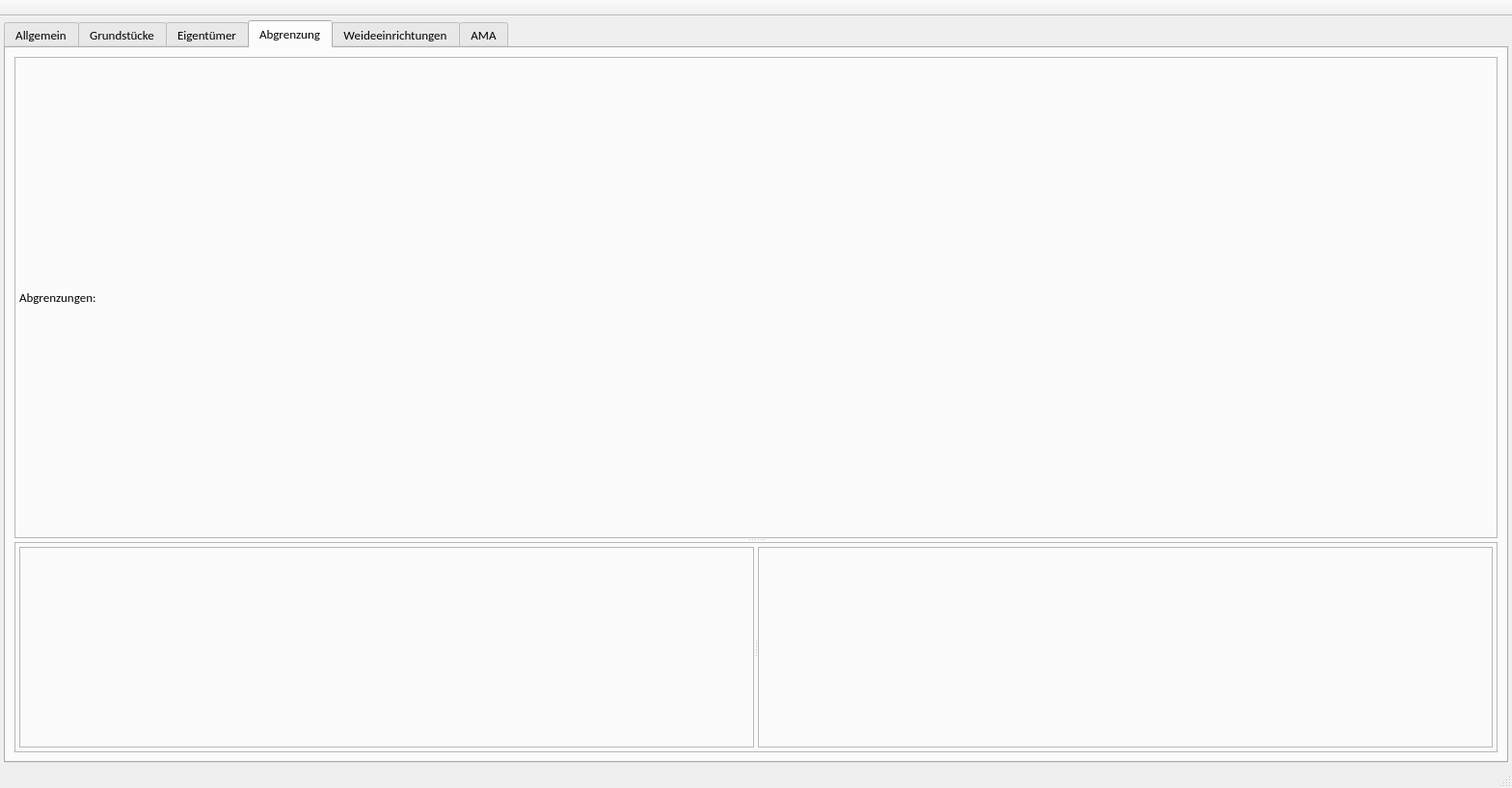
<?xml version="1.0" encoding="UTF-8"?>
<ui version="4.0" connectslotsbyname="false">
 <class>Akt</class>
 <widget class="QMainWindow" name="Akt">
  <property name="geometry">
   <rect>
    <x>0</x>
    <y>0</y>
    <width>1568</width>
    <height>817</height>
   </rect>
  </property>
  <property name="windowTitle">
   <string>MainWindow</string>
  </property>
  <widget class="QWidget" name="centralwidget">
   <layout class="QHBoxLayout" name="horizontalLayout">
    <property name="spacing">
     <number>4</number>
    </property>
    <property name="leftMargin">
     <number>4</number>
    </property>
    <property name="topMargin">
     <number>4</number>
    </property>
    <property name="rightMargin">
     <number>4</number>
    </property>
    <property name="bottomMargin">
     <number>4</number>
    </property>
    <item>
     <layout class="QVBoxLayout" name="verticalLayout">
      <property name="topMargin">
       <number>0</number>
      </property>
      <property name="rightMargin">
       <number>0</number>
      </property>
      <property name="bottomMargin">
       <number>0</number>
      </property>
      <item>
       <widget class="QTabWidget" name="tabAkt">
        <property name="font">
         <font>
          <family>Calibri</family>
          <pointsize>10</pointsize>
          <weight>50</weight>
          <bold>false</bold>
         </font>
        </property>
        <property name="currentIndex">
         <number>3</number>
        </property>
        <widget class="QWidget" name="uiAllgemeinTab">
         <attribute name="title">
          <string>Allgemein</string>
         </attribute>
         <layout class="QVBoxLayout" name="verticalLayout_2">
          <item>
           <layout class="QGridLayout" name="gridLayout">
            <item row="5" column="0" colspan="5">
             <widget class="Line" name="line">
              <property name="orientation">
               <enum>Qt::Horizontal</enum>
              </property>
             </widget>
            </item>
            <item row="3" column="0">
             <widget class="QLabel" name="label_3">
              <property name="maximumSize">
               <size>
                <width>100</width>
                <height>16777215</height>
               </size>
              </property>
              <property name="font">
               <font>
                <family>Calibri</family>
                <pointsize>11</pointsize>
                <weight>50</weight>
                <bold>false</bold>
               </font>
              </property>
              <property name="text">
               <string>Stammzahl:</string>
              </property>
              <property name="alignment">
               <set>Qt::AlignRight|Qt::AlignTrailing|Qt::AlignVCenter</set>
              </property>
             </widget>
            </item>
            <item row="4" column="0">
             <spacer name="verticalSpacer_3">
              <property name="orientation">
               <enum>Qt::Vertical</enum>
              </property>
              <property name="sizeType">
               <enum>QSizePolicy::Fixed</enum>
              </property>
              <property name="sizeHint" stdset="0">
               <size>
                <width>20</width>
                <height>10</height>
               </size>
              </property>
             </spacer>
            </item>
            <item row="0" column="5">
             <widget class="InfoButton" name="uicInfoBtnStatus" native="true"/>
            </item>
            <item row="6" column="5">
             <widget class="InfoButton" name="widget_3" native="true"/>
            </item>
            <item row="8" column="1">
             <widget class="QLabel" name="label_10">
              <property name="maximumSize">
               <size>
                <width>45</width>
                <height>16777215</height>
               </size>
              </property>
              <property name="font">
               <font>
                <family>Calibri</family>
                <pointsize>11</pointsize>
                <weight>50</weight>
                <bold>false</bold>
               </font>
              </property>
              <property name="text">
               <string>Ort:</string>
              </property>
              <property name="alignment">
               <set>Qt::AlignRight|Qt::AlignTrailing|Qt::AlignVCenter</set>
              </property>
             </widget>
            </item>
            <item row="0" column="0">
             <widget class="QLabel" name="label">
              <property name="maximumSize">
               <size>
                <width>100</width>
                <height>16777215</height>
               </size>
              </property>
              <property name="font">
               <font>
                <family>Calibri</family>
                <pointsize>11</pointsize>
                <weight>50</weight>
                <bold>false</bold>
               </font>
              </property>
              <property name="text">
               <string>Status:</string>
              </property>
              <property name="alignment">
               <set>Qt::AlignRight|Qt::AlignTrailing|Qt::AlignVCenter</set>
              </property>
             </widget>
            </item>
            <item row="14" column="1" colspan="4">
             <widget class="QTextEdit" name="uiAnmTedit">
              <property name="font">
               <font>
                <family>Calibri</family>
                <pointsize>11</pointsize>
                <weight>50</weight>
                <bold>false</bold>
               </font>
              </property>
             </widget>
            </item>
            <item row="10" column="0" colspan="5">
             <widget class="Line" name="line_2">
              <property name="orientation">
               <enum>Qt::Horizontal</enum>
              </property>
             </widget>
            </item>
            <item row="12" column="0">
             <spacer name="verticalSpacer_5">
              <property name="orientation">
               <enum>Qt::Vertical</enum>
              </property>
              <property name="sizeType">
               <enum>QSizePolicy::Fixed</enum>
              </property>
              <property name="sizeHint" stdset="0">
               <size>
                <width>20</width>
                <height>10</height>
               </size>
              </property>
             </spacer>
            </item>
            <item row="11" column="1" colspan="4">
             <layout class="QHBoxLayout" name="horizontalLayout_6">
              <item>
               <widget class="QCheckBox" name="uiWwpCkBox">
                <property name="font">
                 <font>
                  <family>Calibri</family>
                  <pointsize>11</pointsize>
                  <weight>50</weight>
                  <bold>false</bold>
                 </font>
                </property>
                <property name="text">
                 <string>erforderlich</string>
                </property>
               </widget>
              </item>
              <item>
               <spacer name="horizontalSpacer_4">
                <property name="orientation">
                 <enum>Qt::Horizontal</enum>
                </property>
                <property name="sizeType">
                 <enum>QSizePolicy::Fixed</enum>
                </property>
                <property name="sizeHint" stdset="0">
                 <size>
                  <width>60</width>
                  <height>20</height>
                 </size>
                </property>
               </spacer>
              </item>
              <item>
               <widget class="QLabel" name="label_15">
                <property name="font">
                 <font>
                  <family>Calibri</family>
                  <pointsize>11</pointsize>
                  <weight>50</weight>
                  <bold>false</bold>
                 </font>
                </property>
                <property name="text">
                 <string>gültig bis:</string>
                </property>
               </widget>
              </item>
              <item>
               <widget class="QSpinBox" name="uiWwpJahrSBox">
                <property name="font">
                 <font>
                  <family>Calibri</family>
                  <pointsize>11</pointsize>
                  <weight>50</weight>
                  <bold>false</bold>
                 </font>
                </property>
                <property name="minimum">
                 <number>1900</number>
                </property>
                <property name="maximum">
                 <number>2200</number>
                </property>
               </widget>
              </item>
              <item>
               <spacer name="horizontalSpacer_3">
                <property name="orientation">
                 <enum>Qt::Horizontal</enum>
                </property>
                <property name="sizeHint" stdset="0">
                 <size>
                  <width>40</width>
                  <height>20</height>
                 </size>
                </property>
               </spacer>
              </item>
             </layout>
            </item>
            <item row="14" column="0">
             <layout class="QVBoxLayout" name="verticalLayout_7">
              <item>
               <spacer name="verticalSpacer_2">
                <property name="orientation">
                 <enum>Qt::Vertical</enum>
                </property>
                <property name="sizeType">
                 <enum>QSizePolicy::Fixed</enum>
                </property>
                <property name="sizeHint" stdset="0">
                 <size>
                  <width>20</width>
                  <height>3</height>
                 </size>
                </property>
               </spacer>
              </item>
              <item>
               <widget class="QLabel" name="label_12">
                <property name="font">
                 <font>
                  <family>Calibri</family>
                  <pointsize>11</pointsize>
                  <weight>50</weight>
                  <bold>false</bold>
                 </font>
                </property>
                <property name="text">
                 <string>Anmerkung:</string>
                </property>
                <property name="alignment">
                 <set>Qt::AlignRight|Qt::AlignTrailing|Qt::AlignVCenter</set>
                </property>
               </widget>
              </item>
              <item>
               <spacer name="verticalSpacer">
                <property name="orientation">
                 <enum>Qt::Vertical</enum>
                </property>
                <property name="sizeHint" stdset="0">
                 <size>
                  <width>20</width>
                  <height>40</height>
                 </size>
                </property>
               </spacer>
              </item>
             </layout>
            </item>
            <item row="7" column="4">
             <widget class="QLabel" name="label_16">
              <property name="font">
               <font>
                <family>Calibri</family>
                <pointsize>11</pointsize>
                <weight>50</weight>
                <bold>false</bold>
               </font>
              </property>
              <property name="text">
               <string/>
              </property>
             </widget>
            </item>
            <item row="1" column="1" colspan="4">
             <widget class="QLineEdit" name="uiAliasLedit">
              <property name="font">
               <font>
                <family>Calibri</family>
                <pointsize>11</pointsize>
                <weight>50</weight>
                <bold>false</bold>
               </font>
              </property>
              <property name="clearButtonEnabled">
               <bool>true</bool>
              </property>
             </widget>
            </item>
            <item row="3" column="1" colspan="4">
             <widget class="QLabel" name="uiStzLbl">
              <property name="enabled">
               <bool>false</bool>
              </property>
              <property name="maximumSize">
               <size>
                <width>16777215</width>
                <height>16777215</height>
               </size>
              </property>
              <property name="font">
               <font>
                <family>Calibri</family>
                <pointsize>11</pointsize>
                <weight>50</weight>
                <bold>false</bold>
               </font>
              </property>
              <property name="text">
               <string>TextLabel</string>
              </property>
              <property name="alignment">
               <set>Qt::AlignLeading|Qt::AlignLeft|Qt::AlignVCenter</set>
              </property>
             </widget>
            </item>
            <item row="6" column="1" colspan="4">
             <layout class="QHBoxLayout" name="horizontalLayout_5">
              <property name="spacing">
               <number>0</number>
              </property>
              <item>
               <widget class="QComboBox" name="comboBox"/>
              </item>
              <item>
               <widget class="QPushButton" name="pushButton_3">
                <property name="maximumSize">
                 <size>
                  <width>26</width>
                  <height>16777215</height>
                 </size>
                </property>
                <property name="text">
                 <string/>
                </property>
                <property name="icon">
                 <iconset resource="../../../resources.qrc">
                  <normaloff>:/svg/resources/icons/plus_green.svg</normaloff>:/svg/resources/icons/plus_green.svg</iconset>
                </property>
                <property name="flat">
                 <bool>true</bool>
                </property>
               </widget>
              </item>
              <item>
               <widget class="QPushButton" name="pushButton_4">
                <property name="maximumSize">
                 <size>
                  <width>26</width>
                  <height>16777215</height>
                 </size>
                </property>
                <property name="text">
                 <string/>
                </property>
                <property name="icon">
                 <iconset resource="../../../resources.qrc">
                  <normaloff>:/svg/resources/icons/edit_yellow.svg</normaloff>:/svg/resources/icons/edit_yellow.svg</iconset>
                </property>
                <property name="flat">
                 <bool>true</bool>
                </property>
               </widget>
              </item>
              <item>
               <widget class="QPushButton" name="pushButton_2">
                <property name="maximumSize">
                 <size>
                  <width>26</width>
                  <height>16777215</height>
                 </size>
                </property>
                <property name="text">
                 <string/>
                </property>
                <property name="icon">
                 <iconset resource="../../../resources.qrc">
                  <normaloff>:/svg/resources/icons/small_delete_cross_active.svg</normaloff>:/svg/resources/icons/small_delete_cross_active.svg</iconset>
                </property>
                <property name="flat">
                 <bool>true</bool>
                </property>
               </widget>
              </item>
             </layout>
            </item>
            <item row="7" column="3">
             <widget class="QLabel" name="label_13">
              <property name="maximumSize">
               <size>
                <width>52</width>
                <height>16777215</height>
               </size>
              </property>
              <property name="font">
               <font>
                <family>Calibri</family>
                <pointsize>11</pointsize>
                <weight>50</weight>
                <bold>false</bold>
               </font>
              </property>
              <property name="text">
               <string>Telefon:</string>
              </property>
              <property name="alignment">
               <set>Qt::AlignRight|Qt::AlignTrailing|Qt::AlignVCenter</set>
              </property>
             </widget>
            </item>
            <item row="2" column="1" colspan="4">
             <widget class="QLineEdit" name="uiAlmBnrLedit">
              <property name="font">
               <font>
                <family>Calibri</family>
                <pointsize>11</pointsize>
                <weight>50</weight>
                <bold>false</bold>
               </font>
              </property>
              <property name="clearButtonEnabled">
               <bool>true</bool>
              </property>
             </widget>
            </item>
            <item row="11" column="0">
             <widget class="QLabel" name="label_14">
              <property name="maximumSize">
               <size>
                <width>100</width>
                <height>16777215</height>
               </size>
              </property>
              <property name="font">
               <font>
                <family>Calibri</family>
                <pointsize>11</pointsize>
                <weight>50</weight>
                <bold>false</bold>
               </font>
              </property>
              <property name="text">
               <string>WWP:</string>
              </property>
              <property name="alignment">
               <set>Qt::AlignRight|Qt::AlignTrailing|Qt::AlignVCenter</set>
              </property>
             </widget>
            </item>
            <item row="11" column="5">
             <widget class="InfoButton" name="widget_4" native="true"/>
            </item>
            <item row="1" column="5">
             <widget class="InfoButton" name="widget" native="true"/>
            </item>
            <item row="8" column="2">
             <widget class="QLabel" name="label_11">
              <property name="font">
               <font>
                <family>Calibri</family>
                <pointsize>11</pointsize>
                <weight>50</weight>
                <bold>false</bold>
               </font>
              </property>
              <property name="text">
               <string/>
              </property>
             </widget>
            </item>
            <item row="2" column="0">
             <widget class="QLabel" name="label_4">
              <property name="maximumSize">
               <size>
                <width>100</width>
                <height>16777215</height>
               </size>
              </property>
              <property name="font">
               <font>
                <family>Calibri</family>
                <pointsize>11</pointsize>
                <weight>50</weight>
                <bold>false</bold>
               </font>
              </property>
              <property name="text">
               <string>AlmBNR:</string>
              </property>
              <property name="alignment">
               <set>Qt::AlignRight|Qt::AlignTrailing|Qt::AlignVCenter</set>
              </property>
             </widget>
            </item>
            <item row="6" column="0">
             <widget class="QLabel" name="label_7">
              <property name="maximumSize">
               <size>
                <width>100</width>
                <height>16777215</height>
               </size>
              </property>
              <property name="font">
               <font>
                <family>Calibri</family>
                <pointsize>11</pointsize>
                <weight>50</weight>
                <bold>false</bold>
               </font>
              </property>
              <property name="text">
               <string>Bewirtschafter:</string>
              </property>
              <property name="alignment">
               <set>Qt::AlignRight|Qt::AlignTrailing|Qt::AlignVCenter</set>
              </property>
             </widget>
            </item>
            <item row="7" column="1">
             <widget class="QLabel" name="label_8">
              <property name="maximumSize">
               <size>
                <width>45</width>
                <height>16777215</height>
               </size>
              </property>
              <property name="font">
               <font>
                <family>Calibri</family>
                <pointsize>11</pointsize>
                <weight>50</weight>
                <bold>false</bold>
               </font>
              </property>
              <property name="text">
               <string>Straße:</string>
              </property>
              <property name="alignment">
               <set>Qt::AlignRight|Qt::AlignTrailing|Qt::AlignVCenter</set>
              </property>
             </widget>
            </item>
            <item row="7" column="2">
             <widget class="QLabel" name="label_9">
              <property name="font">
               <font>
                <family>Calibri</family>
                <pointsize>11</pointsize>
                <weight>50</weight>
                <bold>false</bold>
               </font>
              </property>
              <property name="text">
               <string/>
              </property>
             </widget>
            </item>
            <item row="1" column="0">
             <widget class="QLabel" name="label_2">
              <property name="maximumSize">
               <size>
                <width>100</width>
                <height>16777215</height>
               </size>
              </property>
              <property name="font">
               <font>
                <family>Calibri</family>
                <pointsize>11</pointsize>
                <weight>50</weight>
                <bold>false</bold>
               </font>
              </property>
              <property name="text">
               <string>Alias:</string>
              </property>
              <property name="alignment">
               <set>Qt::AlignRight|Qt::AlignTrailing|Qt::AlignVCenter</set>
              </property>
             </widget>
            </item>
            <item row="0" column="1" colspan="4">
             <widget class="QComboBox" name="uiStatusCombo">
              <property name="sizePolicy">
               <sizepolicy hsizetype="Expanding" vsizetype="Fixed">
                <horstretch>0</horstretch>
                <verstretch>0</verstretch>
               </sizepolicy>
              </property>
              <property name="maximumSize">
               <size>
                <width>16777215</width>
                <height>16777215</height>
               </size>
              </property>
              <property name="font">
               <font>
                <family>Calibri</family>
                <pointsize>11</pointsize>
                <weight>75</weight>
                <bold>true</bold>
               </font>
              </property>
             </widget>
            </item>
            <item row="9" column="0">
             <spacer name="verticalSpacer_4">
              <property name="orientation">
               <enum>Qt::Vertical</enum>
              </property>
              <property name="sizeType">
               <enum>QSizePolicy::Fixed</enum>
              </property>
              <property name="sizeHint" stdset="0">
               <size>
                <width>20</width>
                <height>10</height>
               </size>
              </property>
             </spacer>
            </item>
            <item row="2" column="5">
             <widget class="InfoButton" name="widget_2" native="true"/>
            </item>
            <item row="13" column="0" colspan="5">
             <widget class="Line" name="line_3">
              <property name="orientation">
               <enum>Qt::Horizontal</enum>
              </property>
             </widget>
            </item>
           </layout>
          </item>
         </layout>
        </widget>
        <widget class="QWidget" name="uiGstTab">
         <attribute name="title">
          <string>Grundstücke</string>
         </attribute>
         <layout class="QVBoxLayout" name="verticalLayout_3">
          <item>
           <layout class="QVBoxLayout" name="uiGstListeVlay"/>
          </item>
         </layout>
        </widget>
        <widget class="QWidget" name="uiEigenuemerTab">
         <attribute name="title">
          <string>Eigentümer</string>
         </attribute>
        </widget>
        <widget class="QWidget" name="uiKomplexTab">
         <attribute name="title">
          <string>Abgrenzung</string>
         </attribute>
         <layout class="QHBoxLayout" name="horizontalLayout_4">
          <item>
           <widget class="QSplitter" name="splitter">
            <property name="orientation">
             <enum>Qt::Vertical</enum>
            </property>
            <widget class="QFrame" name="uiVersionFrm">
             <property name="sizePolicy">
              <sizepolicy hsizetype="Preferred" vsizetype="Preferred">
               <horstretch>0</horstretch>
               <verstretch>0</verstretch>
              </sizepolicy>
             </property>
             <property name="maximumSize">
              <size>
               <width>16777215</width>
               <height>16777215</height>
              </size>
             </property>
             <property name="baseSize">
              <size>
               <width>0</width>
               <height>0</height>
              </size>
             </property>
             <property name="frameShape">
              <enum>QFrame::StyledPanel</enum>
             </property>
             <property name="frameShadow">
              <enum>QFrame::Raised</enum>
             </property>
             <layout class="QVBoxLayout" name="verticalLayout_5">
              <property name="spacing">
               <number>4</number>
              </property>
              <property name="leftMargin">
               <number>4</number>
              </property>
              <property name="topMargin">
               <number>4</number>
              </property>
              <property name="rightMargin">
               <number>4</number>
              </property>
              <property name="bottomMargin">
               <number>4</number>
              </property>
              <item>
               <layout class="QHBoxLayout" name="horizontalLayout_2">
                <property name="spacing">
                 <number>0</number>
                </property>
                <property name="topMargin">
                 <number>0</number>
                </property>
                <item>
                 <widget class="QLabel" name="label_5">
                  <property name="text">
                   <string>Abgrenzungen:</string>
                  </property>
                 </widget>
                </item>
                <item>
                 <widget class="InfoButton" name="widget_5" native="true"/>
                </item>
                <item>
                 <spacer name="horizontalSpacer">
                  <property name="orientation">
                   <enum>Qt::Horizontal</enum>
                  </property>
                  <property name="sizeHint" stdset="0">
                   <size>
                    <width>40</width>
                    <height>20</height>
                   </size>
                  </property>
                 </spacer>
                </item>
                <item>
                 <widget class="QPushButton" name="uiDelVersionPbtn">
                  <property name="sizePolicy">
                   <sizepolicy hsizetype="Fixed" vsizetype="Fixed">
                    <horstretch>0</horstretch>
                    <verstretch>0</verstretch>
                   </sizepolicy>
                  </property>
                  <property name="text">
                   <string/>
                  </property>
                  <property name="icon">
                   <iconset resource="../../../resources.qrc">
                    <normaloff>:/svg/resources/icons/minus_red.svg</normaloff>:/svg/resources/icons/minus_red.svg</iconset>
                  </property>
                  <property name="flat">
                   <bool>true</bool>
                  </property>
                 </widget>
                </item>
                <item>
                 <widget class="QPushButton" name="uiEditVersionPbtn">
                  <property name="sizePolicy">
                   <sizepolicy hsizetype="Fixed" vsizetype="Fixed">
                    <horstretch>0</horstretch>
                    <verstretch>0</verstretch>
                   </sizepolicy>
                  </property>
                  <property name="text">
                   <string/>
                  </property>
                  <property name="icon">
                   <iconset resource="../../../resources.qrc">
                    <normaloff>:/svg/resources/icons/edit_yellow.svg</normaloff>:/svg/resources/icons/edit_yellow.svg</iconset>
                  </property>
                  <property name="flat">
                   <bool>true</bool>
                  </property>
                 </widget>
                </item>
                <item>
                 <widget class="QPushButton" name="uiAddVersionPbtn">
                  <property name="sizePolicy">
                   <sizepolicy hsizetype="Fixed" vsizetype="Fixed">
                    <horstretch>0</horstretch>
                    <verstretch>0</verstretch>
                   </sizepolicy>
                  </property>
                  <property name="text">
                   <string/>
                  </property>
                  <property name="icon">
                   <iconset resource="../../../resources.qrc">
                    <normaloff>:/svg/resources/icons/plus_green.svg</normaloff>:/svg/resources/icons/plus_green.svg</iconset>
                  </property>
                  <property name="flat">
                   <bool>true</bool>
                  </property>
                 </widget>
                </item>
               </layout>
              </item>
              <item>
               <layout class="QVBoxLayout" name="uiAbgrenzungVlay">
                <property name="topMargin">
                 <number>0</number>
                </property>
               </layout>
              </item>
             </layout>
            </widget>
            <widget class="QFrame" name="uiTreeFrm">
             <property name="frameShape">
              <enum>QFrame::StyledPanel</enum>
             </property>
             <property name="frameShadow">
              <enum>QFrame::Raised</enum>
             </property>
             <layout class="QHBoxLayout" name="horizontalLayout_7">
              <property name="spacing">
               <number>4</number>
              </property>
              <property name="leftMargin">
               <number>4</number>
              </property>
              <property name="topMargin">
               <number>4</number>
              </property>
              <property name="rightMargin">
               <number>4</number>
              </property>
              <property name="bottomMargin">
               <number>4</number>
              </property>
              <item>
               <widget class="QSplitter" name="splitter_2">
                <property name="orientation">
                 <enum>Qt::Horizontal</enum>
                </property>
                <widget class="QFrame" name="uiKomplexFrm">
                 <property name="sizePolicy">
                  <sizepolicy hsizetype="Preferred" vsizetype="Preferred">
                   <horstretch>0</horstretch>
                   <verstretch>0</verstretch>
                  </sizepolicy>
                 </property>
                 <property name="maximumSize">
                  <size>
                   <width>16777215</width>
                   <height>16777215</height>
                  </size>
                 </property>
                 <property name="frameShape">
                  <enum>QFrame::StyledPanel</enum>
                 </property>
                 <property name="frameShadow">
                  <enum>QFrame::Raised</enum>
                 </property>
                 <layout class="QHBoxLayout" name="horizontalLayout_8">
                  <property name="spacing">
                   <number>0</number>
                  </property>
                  <property name="leftMargin">
                   <number>0</number>
                  </property>
                  <property name="topMargin">
                   <number>0</number>
                  </property>
                  <property name="rightMargin">
                   <number>0</number>
                  </property>
                  <property name="bottomMargin">
                   <number>0</number>
                  </property>
                  <item>
                   <layout class="QVBoxLayout" name="uiKomplexVlay">
                    <property name="sizeConstraint">
                     <enum>QLayout::SetMaximumSize</enum>
                    </property>
                    <property name="rightMargin">
                     <number>0</number>
                    </property>
                   </layout>
                  </item>
                 </layout>
                </widget>
                <widget class="QFrame" name="uiKoppelFrm">
                 <property name="sizePolicy">
                  <sizepolicy hsizetype="Preferred" vsizetype="Preferred">
                   <horstretch>0</horstretch>
                   <verstretch>0</verstretch>
                  </sizepolicy>
                 </property>
                 <property name="baseSize">
                  <size>
                   <width>0</width>
                   <height>0</height>
                  </size>
                 </property>
                 <property name="frameShape">
                  <enum>QFrame::StyledPanel</enum>
                 </property>
                 <property name="frameShadow">
                  <enum>QFrame::Raised</enum>
                 </property>
                 <layout class="QHBoxLayout" name="horizontalLayout_9">
                  <property name="spacing">
                   <number>0</number>
                  </property>
                  <property name="leftMargin">
                   <number>0</number>
                  </property>
                  <property name="topMargin">
                   <number>0</number>
                  </property>
                  <property name="rightMargin">
                   <number>0</number>
                  </property>
                  <property name="bottomMargin">
                   <number>0</number>
                  </property>
                  <item>
                   <layout class="QVBoxLayout" name="uiKoppelVlay">
                    <property name="rightMargin">
                     <number>0</number>
                    </property>
                   </layout>
                  </item>
                 </layout>
                </widget>
               </widget>
              </item>
             </layout>
            </widget>
           </widget>
          </item>
         </layout>
        </widget>
        <widget class="QWidget" name="uiWeideeinrichtungTab">
         <attribute name="title">
          <string>Weideeinrichtungen</string>
         </attribute>
        </widget>
        <widget class="QWidget" name="uiAmaFfGisTab">
         <attribute name="title">
          <string>AMA</string>
         </attribute>
         <layout class="QVBoxLayout" name="verticalLayout_6">
          <item>
           <layout class="QVBoxLayout" name="uiAmaFfGisListeVlay"/>
          </item>
         </layout>
        </widget>
       </widget>
      </item>
     </layout>
    </item>
   </layout>
  </widget>
  <widget class="QMenuBar" name="menubar">
   <property name="geometry">
    <rect>
     <x>0</x>
     <y>0</y>
     <width>1568</width>
     <height>21</height>
    </rect>
   </property>
  </widget>
  <widget class="QStatusBar" name="statusbar"/>
  <widget class="QToolBar" name="uiTitleToolBar">
   <property name="windowTitle">
    <string>toolBar</string>
   </property>
   <property name="movable">
    <bool>false</bool>
   </property>
   <property name="allowedAreas">
    <set>Qt::TopToolBarArea</set>
   </property>
   <property name="toolButtonStyle">
    <enum>Qt::ToolButtonTextOnly</enum>
   </property>
   <property name="floatable">
    <bool>false</bool>
   </property>
   <attribute name="toolBarArea">
    <enum>TopToolBarArea</enum>
   </attribute>
   <attribute name="toolBarBreak">
    <bool>false</bool>
   </attribute>
  </widget>
 </widget>
 <customwidgets>
  <customwidget>
   <class>InfoButton</class>
   <extends>QWidget</extends>
   <header>core/info_button</header>
   <container>1</container>
  </customwidget>
 </customwidgets>
 <resources>
  <include location="../../../resources.qrc"/>
 </resources>
 <connections/>
</ui>
